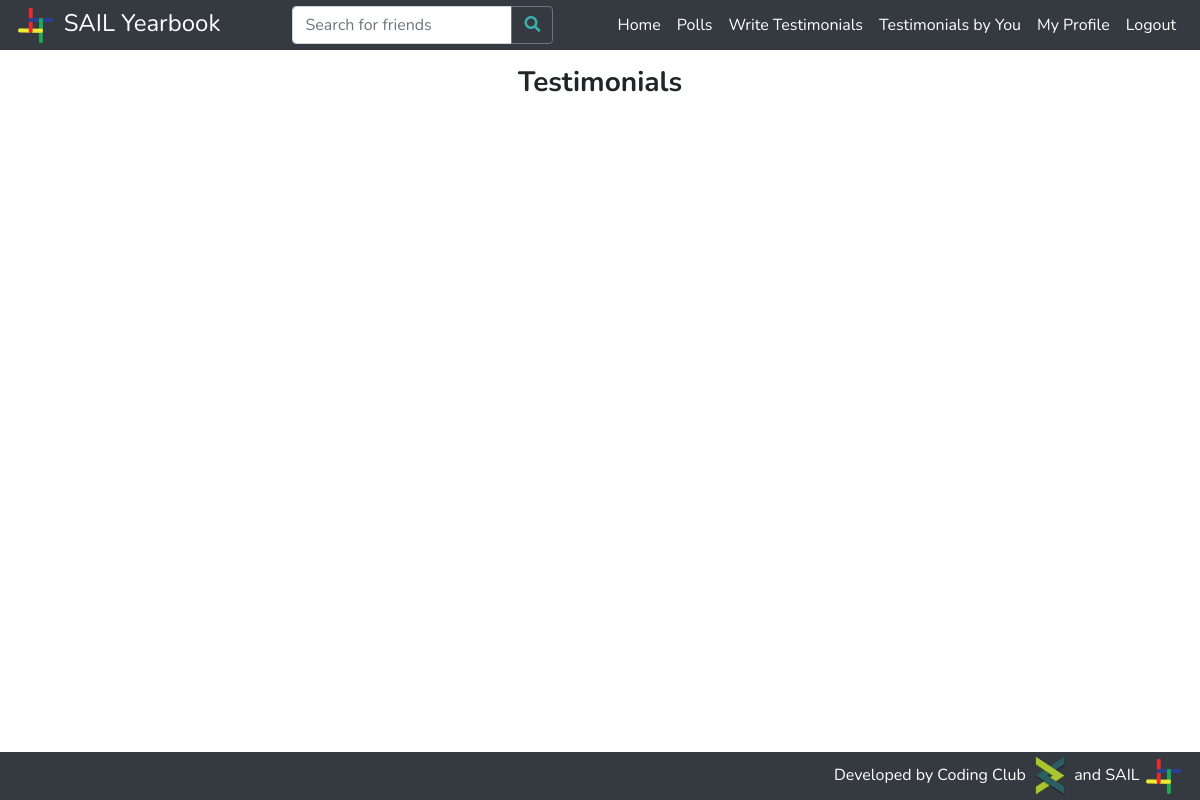
Page / (signed in) on the earlier database version.
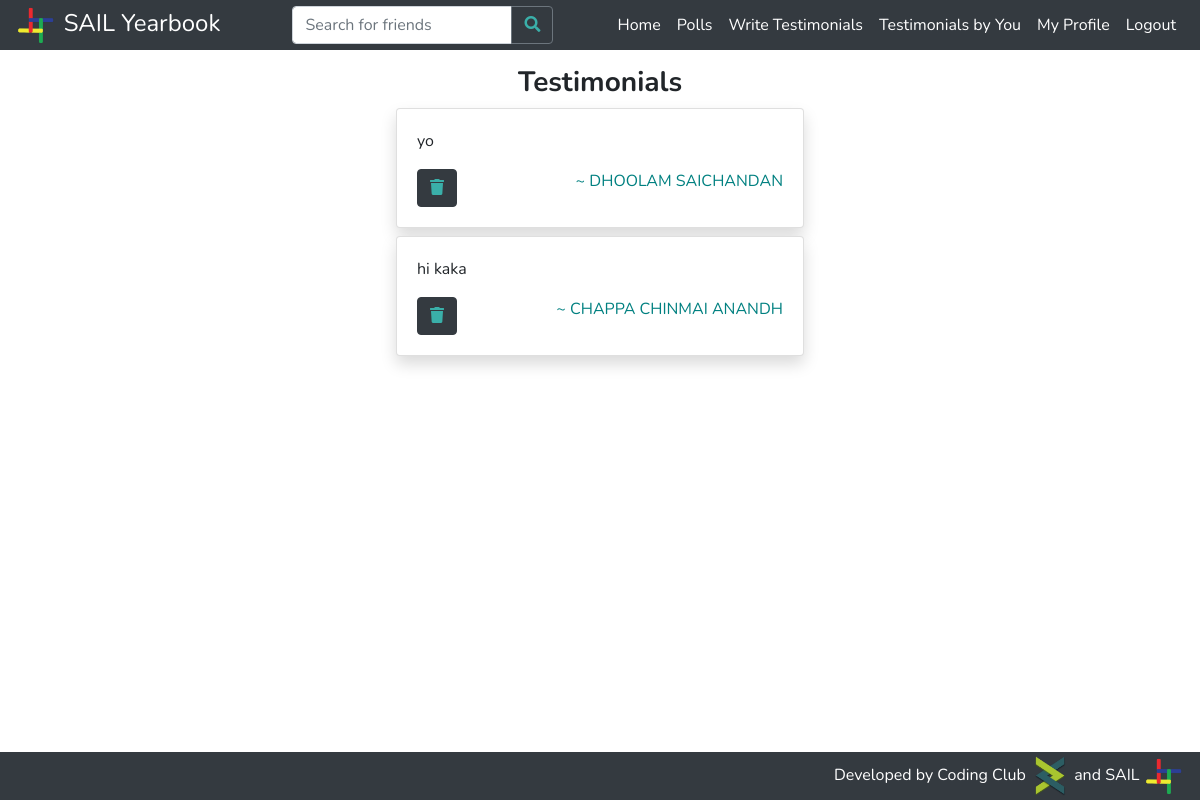
Same page on the later database version.
### students/models.py (models this page shows, shortened)
class Testimonial(models.Model):
    favourite = models.BooleanField(default=False)
    given_by = models.ForeignKey(Profile, null=True, on_delete=models.CASCADE, related_name='given_by')
    content = models.TextField(max_length = 300)
    given_to = models.ForeignKey(Profile, null=True, on_delete=models.CASCADE, related_name='given_to')

class Profile(models.Model):
    btech = '01'
    mtech = '41'
    phd = '61'
    msc = '21'
    msr = '43'
    ma = '22'
    bdes = '02'
    mdes = '42'
    error = '00'
    program_values = (
        (btech, 'BTech'),
        (mtech, 'MTech'),
        (phd, 'PhD'),
        (msc, 'MSc'),
        (msr, 'MS-R'),
        (ma, 'MA'),
        (bdes, 'BDes'),
        (mdes, 'MDes'),
        (error, 'Error')
    )
    cse = '01'
    ece = '02'
    me = '03'
    ce = '04'
    dd = '05'
    bsbe = '06'
    cl = '07'
    cst = '22'
    eee = '08'
    ma = '23'
    ph = '21'
    rt = '54'
    hss = '41'
    enc = '51'
    env = '52'
    nt = '53'
    lst = '55'
    department_values = (
        (cse, 'Computer Science & Engineering'),
        (ece, 'Electronics & Communication Engineering'),
        (me, 'Mechanical Engineering'),
        (ce, 'Civil Engineering'),
        (dd, 'Design'),
        (bsbe, 'Biosciences & Bioengineering'),
        (cl, 'Chemical Engineering'),
        (cst, 'Chemical Science & Technology'),
        (eee, 'Electronics & Electrical Engineering'),
        (ma, 'Mathematics & Computing'),
        (ph, 'Engineering Physics'),
        (rt, 'Rural Technology'),
        (hss, 'Humanities & Social Sciences'),
        (enc, 'Centre for Energy'),
        (env, 'Centre for Environment'),
        (nt, 'Centre for Nanotechnology'),
        (lst, 'Centre for Linguistic Science & Technology'),
        (error, 'Error')
    )
    profile_pic = models.ImageField(upload_to='profile_pics/', default='profile_pics/no-profile-pic.png')
    user = models.ForeignKey(User, on_delete=models.CASCADE)
    full_name = models.CharField(max_length=100)
    rollno = models.IntegerField()
    program = models.CharField(max_length=2, choices=program_values)
    department = models.CharField(max_length=3, choices=department_values)
    bio = models.TextField(max_length=500)
    graduating = models.BooleanField(default=False)

### students/views.py (the view)
# urls.py: 2. Add a URL to urlpatterns:  path('', views.home, name='home')
@login_required
def home(request):
    if request.method == 'GET':
        if request.user and not request.user.is_anonymous:
            logged_in = True
        else:
            logged_in = False
        if logged_in:
            user = User.objects.filter(username=request.user.username).first()
            poll_questions = PollQuestion.objects.all().order_by("question")
            polls = {}
            if user.is_superuser:
                for question in poll_questions:
                    answers = PollAnswer.objects.filter(question=question)
                    answers_count = answers.count()
                    poll_dict = {}
                    for answer in answers:
                        if answer.answer in poll_dict.keys():
                            poll_dict[answer.answer].append(answer.voted_by)
                        else:
                            poll_dict[answer.answer] = [answer.voted_by]
                    polls[(question, answers_count)] = sorted(poll_dict.items(), key=votes_sort_key, reverse=True)
                context = {
                    'user': user,
                    'logged_in': logged_in
                }
                return render(request, 'admin_home.html', context)
            else:
                user_profile = Profile.objects.filter(user=user).first()
                if not user_profile.graduating:
                    context = {
                        'user': user,
                        'user_profile': user_profile,
                        'logged_in': logged_in
                    }
                    return render(request, 'polls.html', context)
                else:
                    testimonials = Testimonial.objects.filter(given_to=user_profile).order_by('-id')
                    context = {
                        'testimonials': testimonials,
                        'user': user,
                        'user_profile': user_profile,
                        'logged_in': logged_in
                    }
                    return render(request, 'home.html', context)
        else:
            return HttpResponseRedirect(reverse('login'))
    else:
        return error404(request)

### students/templates/home.html (shortened to what this page needs)
{% extends 'base.html' %}
{% block content %}
    <div class="container-fluid">
        <div class="row">
            {% if user_profile.graduating %}
                <div class="col-xl-5 col-lg-12 mx-xl-auto">
                    <h3 class="text-center" style="font-weight:bold;">Testimonials</h3>
                    <div class="container-fluid">
                        {% for testimonial in testimonials %}
                            <div class="card shadow my-2 mx-lg-3" id="testimonial-{{ testimonial.id }}">
                                <div class="card-body">
                                    <p class="card-text text-justify">{{ testimonial.content | linebreaksbr }}</p>
                                    <p class="float-left my-0">
                                        <button class="btn btn-dark" onclick="deleteTestimonial({{ testimonial.id }})" data-toggle="tooltip" title="Delete the testimonial from your profile.">
                                            <i class="fas fa-trash" style="color: #3aafa9;"></i></button>
                                    </p>
                                    <p class="float-right my-0">
                                        <a href="{% url 'profile' testimonial.given_by.user.username %}">
                                            ~ {{ testimonial.given_by.full_name }}
                                        </a>
                                    </p>
                                </div>
                            </div>
                        {% endfor %}
                    </div>
                </div>
            {% else %}
                <div class="col-xl-3"></div>
                <div class="col-xl-6">
                    <h2 class="text-center">Search for the graduating batch students, above to give testimonials.</h2>
                </div>
                <div class="col-xl-3"></div>
            {% endif %}
    </div>
    </div>
{% endblock %}

Differences in the rows shown:
added Testimonial: content "yo", given_by.full_name "DHOOLAM SAICHANDAN"
added Testimonial: content "hi kaka", given_by.full_name "CHAPPA CHINMAI ANANDH"
